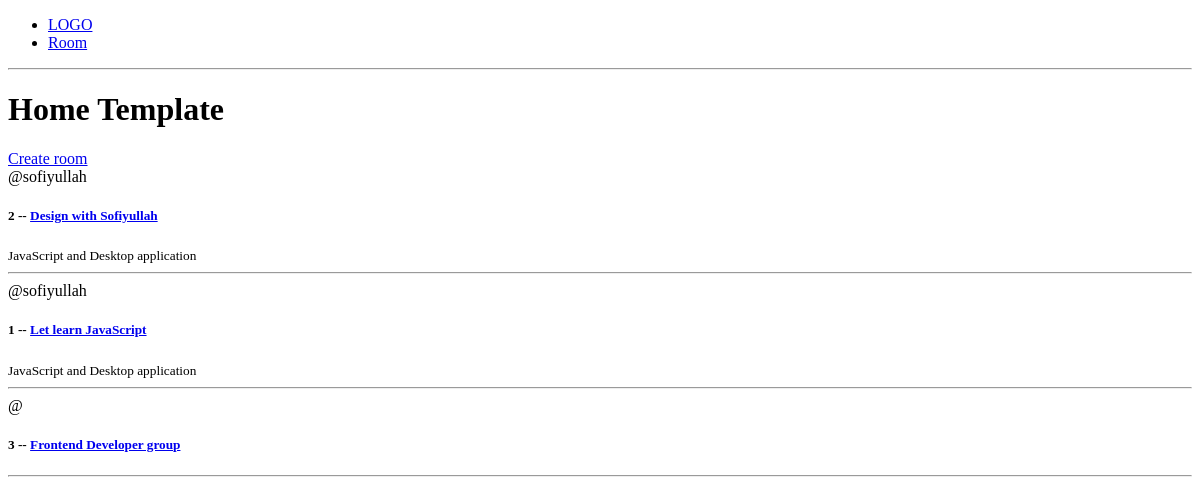
Before: / with the older database file.
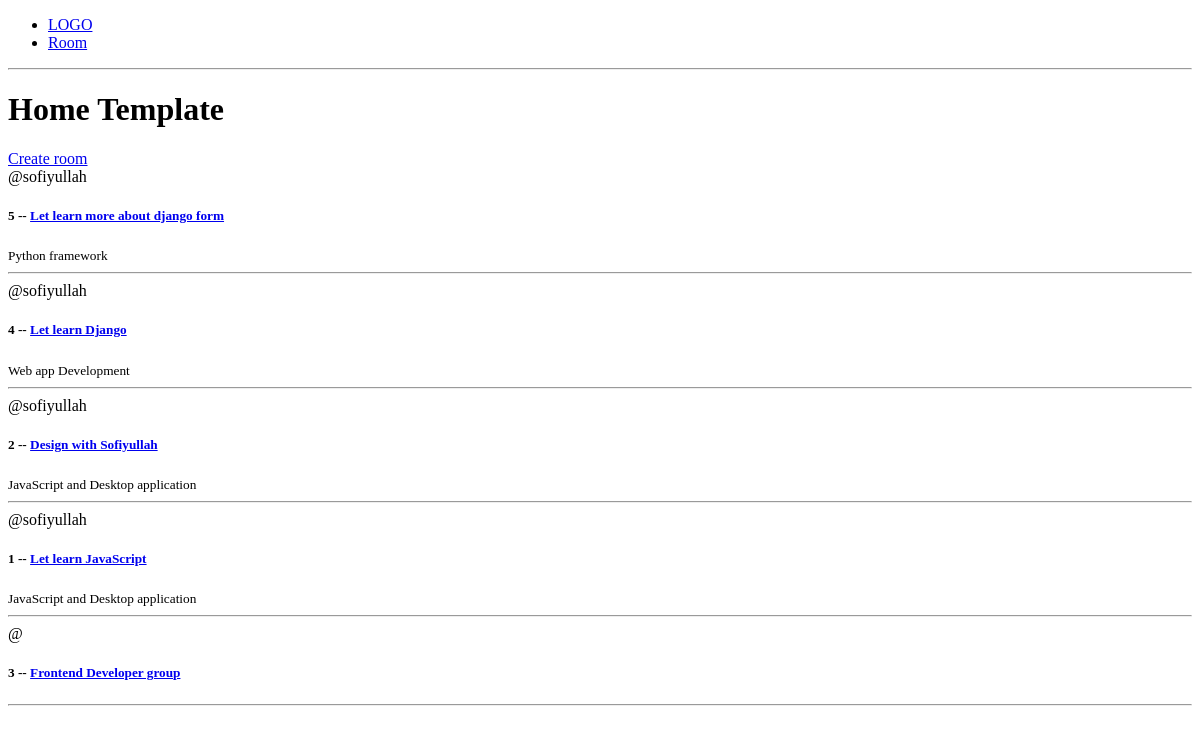
After: the same page with the newer database file.
### base/models.py (models this page shows, shortened)
class Room(models.Model):
  host = models.ForeignKey(User, on_delete=models.SET_NULL, null = True)
  topic = models.ForeignKey(Topic, on_delete=models.SET_NULL, null = True)
  name = models.CharField(max_length=200)
  description = models.TextField(null=True, blank=True)
  updated = models.DateTimeField(auto_now=True)
  created = models.DateTimeField(auto_now_add=True)
  class Meta:
    ordering = ['-updated', '-created']

class Topic(models.Model):
  name = models.CharField(max_length=200)

### base/views.py (the view)
# urls.py: path('', views.home, name='home'),
def home(request):
    rooms= Room.objects.all()
    context = {'rooms':rooms}
    return  render(request, 'base/home.html', context)

### base/templates/base/home.html
{% extends "main.html" %} {% block content %}
<h1>Home Template</h1>
<div>
    <a href="{% url 'create-room'  %}" class="">Create room</a>
    <div class="">
        {% for room in rooms %}
        <div class="">
            <span>@{{room.host.username}}</span>
            <h5 class="">{{room.id}} -- <a href={% url 'room' room.id %}>{{room.name}}</a></h5>
            <small>{{room.topic.name}}</small>
            <hr>
        </div>
        {% endfor %}
    </div>
</div>
{% endblock content %}

### templates/main.html (shortened to what this page needs)
<!DOCTYPE html>
<html lang="en">
<head>
</head>
<body>
    {% include "navbar.html" %}
    {% block content %}
    {% endblock content %}
</body>
</html>

### templates/navbar.html
<ul>
    <li>
        <a href="/">LOGO</a>
    </li>
    <li>
        <a href="room/">Room</a>
    </li>
</ul>
<hr>

Changed rows visible on the page:
added Room: host.username "sofiyullah", id "5", name "Let learn more about django form", topic.name "Python framework"
added Room: host.username "sofiyullah", id "4", name "Let learn Django", topic.name "Web app Development"
